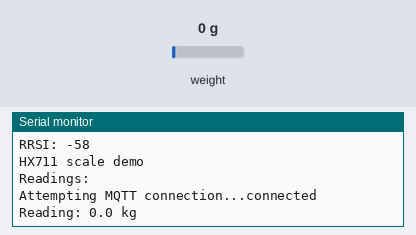
A sketch run on a simulated ESP32. On the bench: the last lines printed to the serial monitor. The inputs (shaded band) are chosen by the test bench; at power-on: weight on the scale 0 g. WiFi joins after 1.5 s; servers stay silent unless stated; no MQTT or app messages arrive unless stated.

Above: at 4.2 s.
4.3 s: weight on the scale set to 100 g
At 4.6 s:
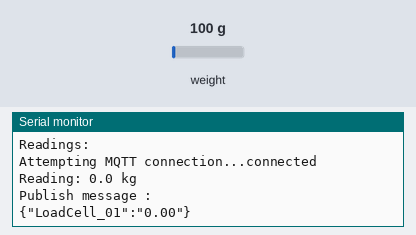
5.8 s: weight on the scale set to 1250 g
At 7.5 s:
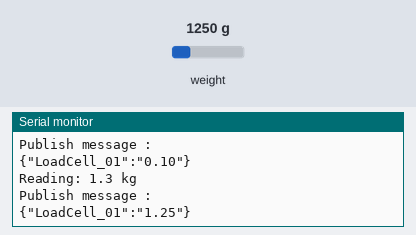
Timing chart, 0 to 9.0 s (numbered marks = the images above; inputs shaded):
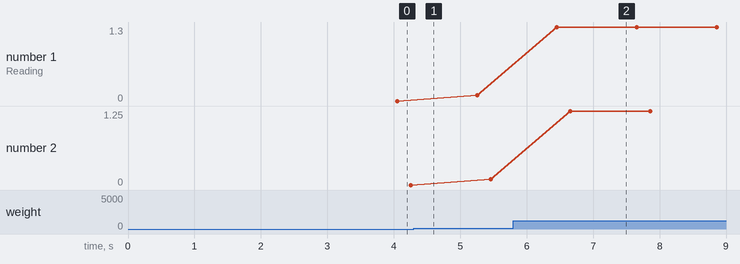

The sketch:

SparkFun_Operation.ino
```cpp
// (licence header left out)
#include "HX711.h"
#include <WiFi.h>
#include <PubSubClient.h>
#include <stdio.h>
#include <stdlib.h>
#include <string.h>
#include <ArduinoJson.h>

#define calibration_factor -7050.0 //This value is obtained using the SparkFun_HX711_Calibration sketch

#define DOUT  4
#define CLK  5

HX711 scale;

// Replace with your network credentials (STATION)
const char* ssid = "IphoneZ";
const char* password = "motorolaradio";

WiFiClient espClient;
PubSubClient mqttClient(espClient);
const char* server = "tracker.my";    // MQTT server (of your choice)

/********** For any JSON packet creation ************/
long lastMsg = 0;
char msg[100];
char temp[20], temp2[20], temp3[20];
int value = 0;
/************* end for JSON packet ******************/


void initWiFi() {
  WiFi.mode(WIFI_STA);
  WiFi.begin(ssid, password);
  Serial.print("Connecting to WiFi ..");
  while (WiFi.status() != WL_CONNECTED) {
    Serial.print('.');
    delay(1000);
  }
  Serial.println(WiFi.localIP());
}

void setup() {
  Serial.begin(115200);

  initWiFi();
  Serial.print("RRSI: ");
  Serial.println(WiFi.RSSI());

  Serial.println("HX711 scale demo");

  scale.begin(DOUT, CLK);
  scale.set_scale(calibration_factor); //This value is obtained by using the SparkFun_HX711_Calibration sketch
  scale.tare(); //Assuming there is no weight on the scale at start up, reset the scale to 0

  Serial.println("Readings:");

  mqttClient.setServer(server, 1883);
  //mqttClient.setCallback(callback);
}

void loop() {

  StaticJsonBuffer<50> jsonBuffer;
  JsonObject& root = jsonBuffer.createObject();

  if (!mqttClient.connected()) {
    reconnect();
  }

  delay(1000);
  mqttClient.loop();

  Serial.print("Reading: ");
  Serial.print(scale.get_units(), 1); //scale.get_units() returns a float
  Serial.print(" kg"); //You can change this to kg but you'll need to refactor the calibration_factor
  Serial.println();

    /*
  /******* Load Cell Sensor ***************/
  dtostrf( (float) scale.get_units(), 3, 2, temp );
  root["LoadCell_01"] = temp;
  /**************************************/

  root.printTo(msg);

  Serial.println();
  Serial.println(F("Publish message : "));
  Serial.println(msg);
  mqttClient.publish("LoadCell_01", msg);
}

void reconnect() {
  // Loop until we're reconnected
  while (!mqttClient.connected()) {
    Serial.println();
    Serial.print(F("Attempting MQTT connection..."));
    // Attempt to connect
    if (mqttClient.connect("loadcell", "guest", "guest")) {
      Serial.println(F("connected"));
      // Once connected, publish an announcement...
      mqttClient.publish("LoadCell_01", "hello world");
      // ... and resubscribe
      //mqttClient.subscribe("LoadCell_01_Rx");
    } else {
      Serial.print(F("failed, rc="));
      Serial.print(mqttClient.state());
      Serial.println(F(" try again in 5 seconds"));
      // Wait 5 seconds before retrying
      delay(5000);
    }
  }
}
```

Measured:
- after the input at 5.8 s, the serial monitor: prints a new line after 0.66 s (image 2)
- plotted number 1: 0 → 0.1 after the input at 4.3 s, 0.1 → 1.3 after the input at 5.8 s
- plotted number 2: 0 → 0.1 after the input at 4.3 s, 0.1 → 1.25 after the input at 5.8 s
